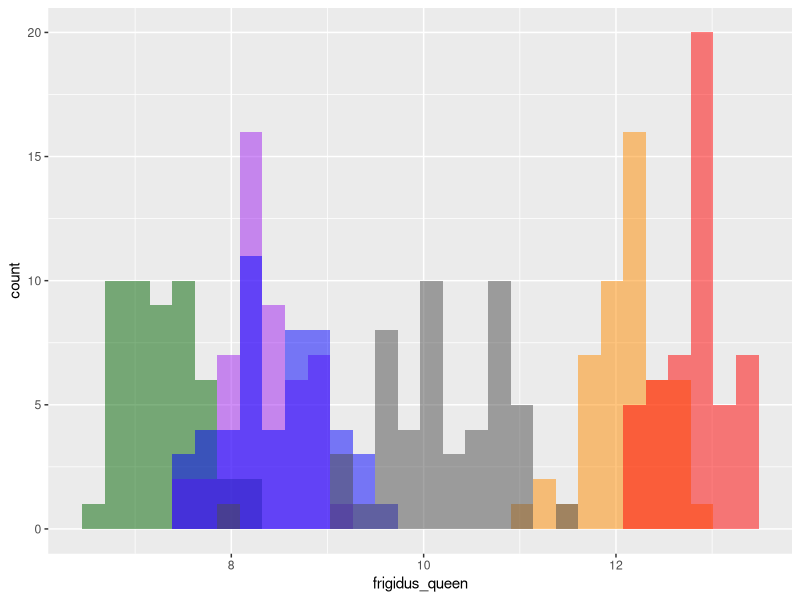

Here is the R script that generated this plot: (Note: this script raises an error after producing the figure.)
## Code to imulate proboscis lengths for six species of Bombus.
## Means and standard deviations are from Table 10 of Macior 1974 (page 59).
## Macior mesured 50 individuals for most species and castes, so
## I set all to 50 for purpose of the exercise.

## I generate data for queen and worker castes but I currently
## save only the queen data. Workers have shorter proboscis on
## average but qualitative results are the same.

library(tidyverse)
library(patchwork)
#library(ggthemes)

frigidus_queen <- rnorm(mean = 7.27, sd = 0.37, n = 50)
frigidus_worker <- rnorm(mean = 5.73, sd = 0.40, n = 50)
frigidus_queen <- round(frigidus_queen, digits = 1)

bifarius_queen <- rnorm(mean = 8.38, sd = 0.40, n = 50)
bifarius_worker <- rnorm(mean = 5.75, sd = 0.37, n = 50)
bifarius_queen <- round(bifarius_queen, digits = 1)

sylvicola_queen <- rnorm(mean = 8.50, sd = 0.48, n = 50)
sylvicola_worker <- rnorm(mean = 5.79, sd = 0.58, n = 50)
sylvicola_queen <- round(sylvicola_queen, digits = 1)

flavifrons_queen <- rnorm(mean = 10.23, sd = 0.71, n = 50)
flavifrons_worker <- rnorm(mean = 7.81, sd = 0.80, n = 50)
flavifrons_queen <- round(flavifrons_queen, digits = 1)

# Name change per Williams et al 2015
# Pyke 1982 used B. kirbyellus, which was later considered a 
# synonym of B. balteatus. Pyke et al. 2012 used B. balteatus.
kirbiellus_queen <- rnorm(mean = 12.11, sd = 0.40, n = 50)
kirbiellus_worker <- rnorm(mean = 9.36, sd = 0.62, n = 50)
kirbiellus_queen <- round(kirbiellus_queen, digits = 1)


appositus_queen <- rnorm(mean = 12.81, sd = 0.38, n = 50)
appositus_worker <- rnorm(mean = 10.48, sd = 0.95, n = 50)
appositus_queen <- round(appositus_queen, digits = 1)


# Check the distribution of queens so that they
# are approximately normal, w/o obvious outliers.
ggplot() +
  geom_histogram(aes(x = frigidus_queen), bg = "darkgreen", alpha = 0.5) +
  geom_histogram(aes(x = bifarius_queen), bg = "purple", alpha = 0.5) +
  geom_histogram(aes(x = kirbiellus_queen), bg = "darkorange", alpha = 0.5) +
  geom_histogram(aes(x = appositus_queen), bg = "red", alpha = 0.5) +
  geom_histogram(aes(x = sylvicola_queen), bg = "blue", alpha = 0.5) +
  geom_histogram(aes(x = flavifrons_queen), bg = "gray30", alpha = 0.5)

# Same for workers
ggplot() +
  geom_histogram(aes(x = frigidus_worker), bg = "darkgreen", alpha = 0.5) +
  geom_histogram(aes(x = bifarius_worker), bg = "purple", alpha = 0.5) +
  geom_histogram(aes(x = kirbyellus_worker), bg = "darkorange", alpha = 0.5) +
  geom_histogram(aes(x = appositus_worker), bg = "red", alpha = 0.5) +
  geom_histogram(aes(x = sylvicola_worker), bg = "blue", alpha = 0.5) +
  geom_histogram(aes(x = flavifrons_worker), bg = "gray30", alpha = 0.5)


# Make tibble of queens for class use
bees_df <- tibble(appositus = appositus_queen, 
                  bifarius = bifarius_queen, 
                  flavifrons = flavifrons_queen,
                  frigidus = frigidus_queen, 
                  kirbiellus = kirbiellus_queen, 
                  sylvicola = sylvicola_queen)

# Save the file.
write_csv(bees_df, "bombus_queen_proboscis_lengths.csv")


## Not used right now.

# Simualting coralla depths shown in Table 1 of 
# Pleasants 1980. Ecology 61: 1446-1459.
bifarius_corolla <- rnorm(mean = 5.38, sd = 0.1, n = 20)
kirbyellus_corolla <- rnorm(mean = 14.18, sd = 0.1, n = 20)
appositus_corolla <- rnorm(mean = 14.11, sd = 0.1, n = 20)


bee_queens <- c(mean(bifarius_queen), mean(kirbyellus_queen), mean(appositus_queen))
flower_corollas <- c(mean(bifarius_corolla), mean(kirbyellus_corolla), mean(appositus_corolla))

bf <- tibble(bee_queens, flower_corollas)
bf
ggplot() +
  geom_point(aes(x = bee_queens, y = flower_corollas))
